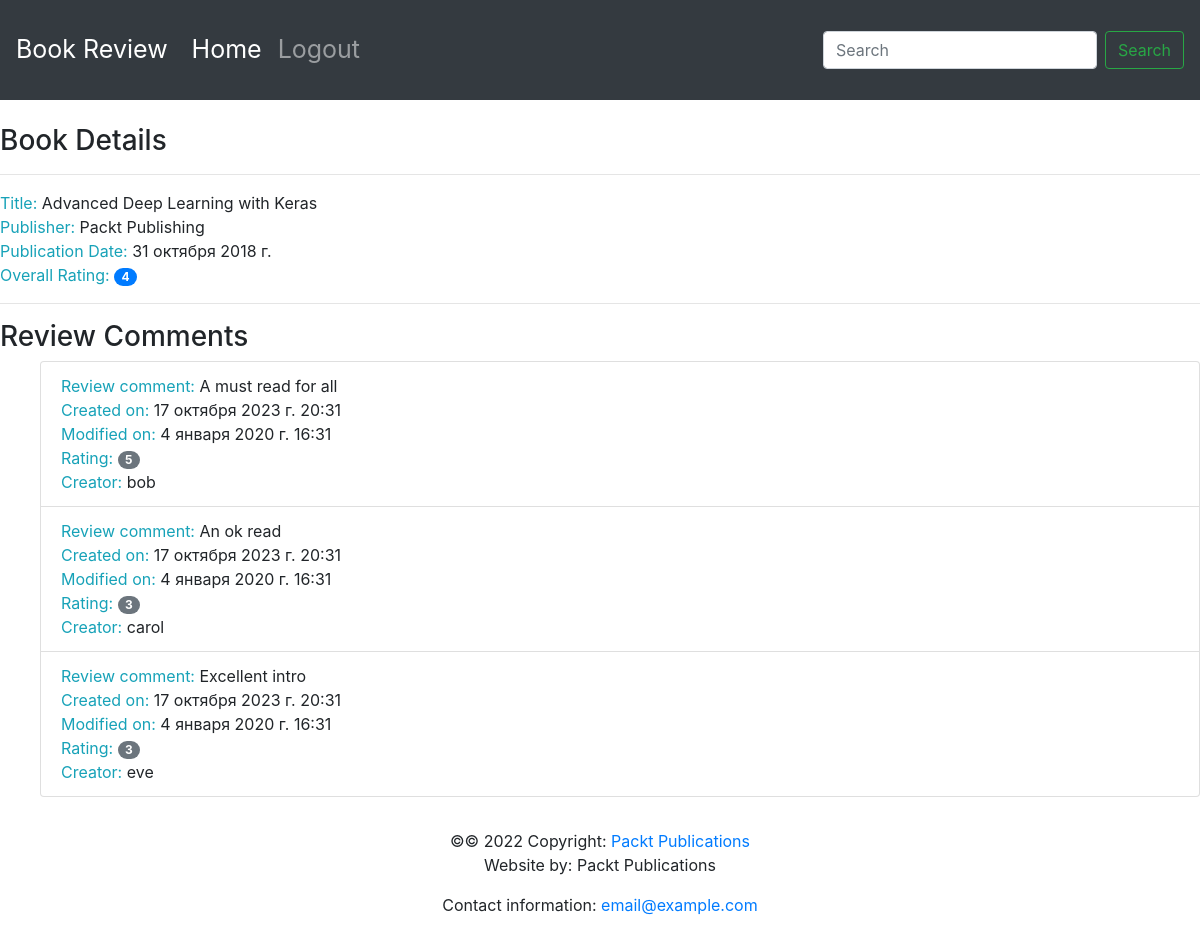
Page /books/1/ on the committed database.
### revieWs/models.py (models this page shows, shortened)
class Book(models.Model):
    title = models.CharField(max_length=70,
                             help_text="The title of the book.")
    publication_date = models.DateField(
        verbose_name="Date the book was published.")
    isbn = models.CharField(max_length=20,
                            verbose_name="ISBN number of the book.")
    publisher = models.ForeignKey(Publisher,
                                  on_delete=models.CASCADE)
    contributors = models.ManyToManyField('Contributor',
                                          through="BookContributor")

class Publisher(models.Model):
    name = models.CharField(max_length=50,
                            help_text="The name of the Publisher.")
    website = models.URLField(help_text="The Publisher's website.")
    email = models.EmailField(help_text="The Publisher's email address.")
    def __str__(self):
        return self.name

class Review(models.Model):
    content = models.TextField(help_text="The Review text.")
    rating = models.IntegerField(help_text="The rating the reviewer has given.")
    date_created = models.DateTimeField(auto_now_add=True,
                                        help_text="The date and time the review was created.")
    date_edited = models.DateTimeField(null=True,
                                       help_text="The date and time the review was last edited.")
    creator = models.ForeignKey(auth.get_user_model(), on_delete=models.CASCADE)
    book = models.ForeignKey(Book, on_delete=models.CASCADE,
                             help_text="The Book that this review is for.")

### revieWs/views.py (the view)
# urls.py: path('books/<int:pk>/', views.book_detail, name='book_detail')
def book_detail(request, pk):
    book = get_object_or_404(Book, pk=pk)
    reviews = book.review_set.all()
    if reviews:
        book_rating = average_rating([review.rating for review in reviews])
        context = {
            "book": book,
            "book_rating": book_rating,
            "reviews": reviews
        }
    else:
        context = {
            "book": book,
            "book_rating": None,
            "reviews": None
        }
    return render(request, "reviews/book_detail.html", context)

### revieWs/utils.py (called while the page is built)
def average_rating(rating_list):
    if not rating_list:
        return 0
    return round(sum(rating_list) / len(rating_list))

### revieWs/templates/revieWs/book_detail.html
{% extends 'base.html' %}
{% block content %}
      <br>
      <h3>Book Details</h3>
      <hr>
      <span class="text-info">Title: </span> <span>{{ book.title }}</span>
      <br>
      <span class="text-info">Publisher: </span><span>{{ book.publisher }}</span>
      <br>
      <span class="text-info">Publication Date: </span><span>{{ book.publication_date }}</span>
      <br>
      {% if not reviews %}
            <hr>
            <h3>Be the first one to write a review.</h3>
      {% else %}
            <span class="text-info">Overall Rating: </span><span class="badge badge-primary badge-pill">{{ book_rating }}</span>
            <br>
            <hr>
            <h3>Review Comments</h3>
            <ul>
            {% for review in reviews %}
                  <li class="list-group-item">
                        <span class="text-info">Review comment: </span> <span>{{ review.content }}</span>
                        <br>
                        <span class="text-info">Created on: </span><span>{{ review.date_created }}</span>
                        <br>
                        <span class="text-info">Modified on: </span><span>{{ review.date_edited }}</span>
                        <br>
                        <span class="text-info">Rating: </span><span class="badge badge-secondary badge-pill">{{ review.rating }}</span>
                        <br>
                        <span class="text-info">Creator: </span><span>{{ review.creator.username }}</span>
                        <br>
                  </li>
            {% endfor %}
            </ul>
      {% endif %}
{% endblock %}

### revieWs/templates/base.html (shortened to what this page needs)
<!doctype html>
<html lang="en">
  <head>
    <link rel="stylesheet" href="https://stackpath.bootstrapcdn.com/bootstrap/4.4.1/css/bootstrap.min.css">
    <link rel="stylesheet" href="https://cdnjs.cloudflare.com/ajax/libs/font-awesome/4.7.0/css/font-awesome.min.css">
  </head>
  <body>
        <nav class="navbar navbar-expand-sm navbar-dark bg-dark sticky-top">
          <a class="navbar-brand" href="/">Book Review</a>
          <div class="collapse navbar-collapse" id="navbarSupportedContent">
            <ul class="navbar-nav mr-auto">
              <li class="nav-item active">
                <a class="nav-link" href="/books/">Home <span class="sr-only">(current)</span></a>
              </li>
              <li class="nav-item">
                <a class="nav-link" href="#">Logout</a>
              </li>
            </ul>
            <form class="form-inline my-2 my-lg-0">
              <input class="form-control mr-sm-2" type="search" placeholder="Search" aria-label="Search">
              <button class="btn btn-outline-success my-2 my-sm-0" type="submit">Search</button>
            </form>
          </div>
        </nav>
         {% block content %}{% endblock %}
  <footer class="page-footer font-small blue">
    <div class="footer-copyright text-center py-3">&copy;© 2022 Copyright:
      <a href="https://www.packtpub.com"> Packt Publications</a>
      <p>Website by: Packt Publications</p>
      <p>Contact information: <a href="mailto:email@example.com">email@example.com</a></p>
    </div>
  </footer>
  </body>
</html>

### revieWs/templates/base.html (style rules this page uses)
.navbar { min-height: 100px; font-size: 25px; }
.navbar-brand { font-size: 25px; }

### rows in the picture
Book: title "Advanced Deep Learning with Keras", publisher "Packt Publishing", publication_date "31 октября 2018 г."
Review: content "A must read for all", date_created "17 октября 2023 г. 20:31", date_edited "4 января 2020 г. 16:31", rating "5", creator.username "bob"
Review: content "An ok read", date_created "17 октября 2023 г. 20:31", date_edited "4 января 2020 г. 16:31", rating "3", creator.username "carol"
Review: content "Excellent intro", date_created "17 октября 2023 г. 20:31", date_edited "4 января 2020 г. 16:31", rating "3", creator.username "eve"

### other values in the picture
{{ book_rating }} "4"
